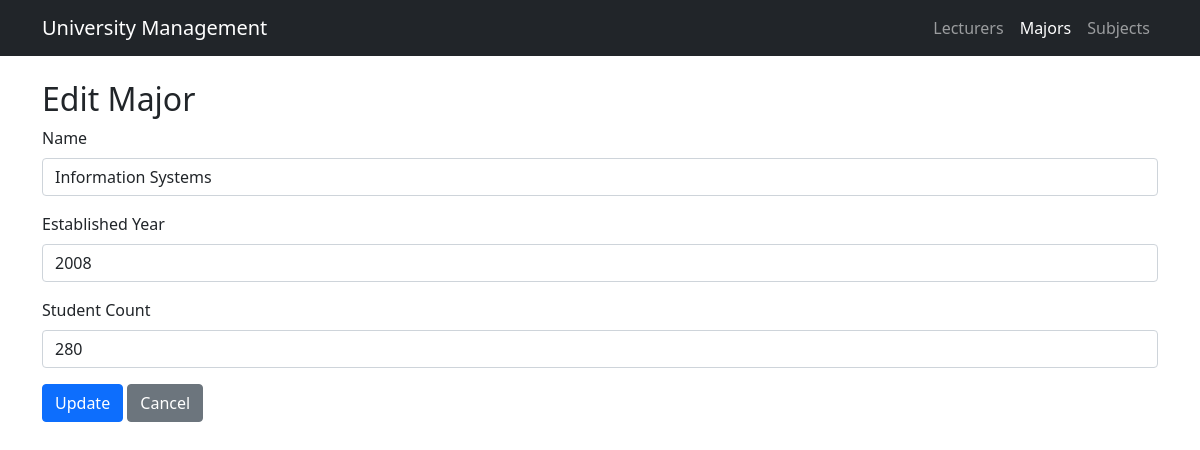
The page /tp_mvc25/index.php?page=majors&action=edit&id=2 on the database its author committed.
### tables this page shows
CREATE TABLE `majors` (
  `id` int(11) NOT NULL,
  `name` varchar(100) NOT NULL,
  `established_year` year(4) NOT NULL,
  `student_count` int(11) DEFAULT 0,
  `created_at` timestamp NOT NULL DEFAULT current_timestamp()
);

### tp_mvc25/controllers/MajorController.php (called while the page is built, shortened)
<?php
include_once "models/Major.php";
class MajorController
{
    private $model;
    public function __construct($conn){
        $this->model = new Major($conn);
    }
    public function editPage($id){
        return $this->model->getById($id);
    }
}
?>

### tp_mvc25/models/Major.php (called while the page is built, shortened)
<?php
class Major
{
    private $conn;
    public function __construct($db){
        $this->conn = $db;
    }
    public function getById($id){
        $sql = "SELECT * FROM majors WHERE id = ?";
        $stmt = $this->conn->prepare($sql);
        $stmt->bind_param("i", $id);
        $stmt->execute();
        return $stmt->get_result()->fetch_assoc();
    }
}
?>

### tp_mvc25/views/MajorViews.php (the view, shortened to what this page needs)
<?php
$majorController = new MajorController($conn);
$action = $_GET['action'] ?? 'index';
$id = $_GET['id'] ?? null;
$major = null;
if ($action === 'edit' && $id && $_SERVER['REQUEST_METHOD'] === 'GET') {
    $major = $majorController->editPage($id);
}
?>
<?php include "templates/header.php"; ?>
<?php if (in_array($action, ['create', 'edit'])): ?>
    <h2><?= $action === 'create' ? 'Create' : 'Edit' ?> Major</h2>
    <form method="post" action="index.php?page=majors&action=<?= $action ?><?= $id ? '&id='.$id : '' ?>">
        <div class="mb-3">
            <label class="form-label">Name</label>
            <input type="text" name="name" class="form-control" value="<?= $major['name'] ?? '' ?>" required>
        </div>
        <div class="mb-3">
            <label class="form-label">Established Year</label>
            <input type="number" name="established_year" class="form-control"
                   value="<?= $major['established_year'] ?? '' ?>" min="1900" max="2030" required>
        </div>
        <div class="mb-3">
            <label class="form-label">Student Count</label>
            <input type="number" name="student_count" class="form-control"
                   value="<?= $major['student_count'] ?? 0 ?>" min="0" required>
        </div>
        <?php
        include "templates/form_actions.php";
        ?>
    </form>
<?php endif; ?>
<?php include "templates/footer.php"; ?>

### rows shown on the page
majors: name "Information Systems", established_year "2008", student_count "280"

### other values the page prints
$submit_label "Update"
